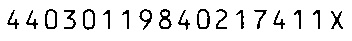
#> input picture core/4c19e00d-c1d2-41a8-bbca-09e20e1a68f5.jpg, 352 x 41 px
$ python -i ocr_operation.py   (imports and definitions only)
#> lines starting #> are read from the running program, lines starting #| are printed output that depends on the picture; after the words box and inside, x2 and y2 are one past the last pixel; in counts of white or black regions, pixels touching at a corner belong together
### core/functions.py
import math
import sys

import numpy as np
import cv2
import pytesseract
sys.path.append("../")
from config import *
pytesseract.pytesseract.tesseract_cmd = TESSERACT_OCR


# 二值化算法大全
class myThreshold():

    # [47 lines left out: functions getMinimumThreshold, __IsDimodal, not called in this run]

    def __getHisGram(self, imgSrc):
        hist_cv = cv2.calcHist([imgSrc], [0], None, [256], [0, 256])
        return hist_cv

    # 一维最大熵
    def get1DMaxEntropyThreshold(self, imgSrc):
        X = Y = Amount = 0
        HistGramD = {}
        MinValue = 0
        MaxValue = 255
        Threshold = 0

        HistGram = self.__getHisGram(imgSrc)

        for i in range(256):
            if HistGram[MinValue] == 0:
                MinValue += 1
            else:
                break

        while MaxValue > MinValue and HistGram[MinValue] == 0:
            MaxValue -= 1

        if (MaxValue == MinValue):
            return MaxValue     # 图像只有一个颜色
        if (MinValue + 1 == MaxValue):
            return MinValue     # 图像只有二个颜色

        for Y in range(MinValue, MaxValue + 1):
            Amount += HistGram[Y]  # 像素总数

        for Y in range(MinValue, MaxValue + 1):
            HistGramD[Y] = HistGram[Y] / Amount + 1e-17

        MaxEntropy = 0.0
        for Y in range(MinValue + 1, MaxValue):
            SumIntegral = 0
            for X in range(MinValue, Y + 1):
                SumIntegral += HistGramD[X]

            EntropyBack = 0
            for X in range(MinValue, Y + 1):
                EntropyBack += (- HistGramD[X] / SumIntegral * math.log(HistGramD[X] / SumIntegral))

            EntropyFore = 0
            for X in range(Y + 1, MaxValue + 1):
                SumI = 1 - SumIntegral
                if SumI < 0:
                    SumI = abs(SumI)
                elif SumI == 0:
                    continue

                EntropyFore += (- HistGramD[X] / (1 - SumIntegral) * math.log(HistGramD[X] / SumI))

            if MaxEntropy < (EntropyBack + EntropyFore):
                Threshold = Y
                MaxEntropy = EntropyBack + EntropyFore

        if Threshold > 5:
            return Threshold - 5  # 存在误差
        return Threshold

    # ISODATA  阈值算法
    # [32 lines left out: function getIsoDataThreshold, not called in this run]

    def getIntermodesThreshold(self, imgSrc):
        HistGram = self.__getHisGram(imgSrc)
        return 126

    # 获取阈值
    def getAlgos(self):
        algos = {
            0: 'getMinimumThreshold',  # 谷底最小值
            1: 'get1DMaxEntropyThreshold',  # 一维最大熵
            2: 'getIsoDataThreshold', # intermeans
            # 3: 'getKittlerMinError', # kittler 最小错误
            4: 'getIntermodesThreshold',  # 双峰平均值的阈值
        }
        return algos


# 图像二值化 传入灰度图
def gray_to_binary(gray, method=1):
    j = method  # 0-5间 阈值获取算法
    thr = myThreshold()
    # 0-5间 阈值获取算法
    algos = thr.getAlgos()[j]
    threshold = getattr(thr, algos)(gray)
    # get 阈值 + 二值化数据
    ret, binary = cv2.threshold(gray, threshold, 255, cv2.THRESH_BINARY)
    return ret, binary


# 根据图片大小算出大致腐蚀or膨胀所需核的大小
def cal_element_size(img):
    sp = img.shape
    width = sp[1]
    kenaly = math.ceil((width / 400.0) * 12)
    kenalx = math.ceil((kenaly / 5.0) * 4)
    a = (int(kenalx), int(kenaly))
    return a


# 查找身份证id可能的区域 存起来
def find_id_regions(img):
    # 返回值
    regions = []

    # 1. 检测所有轮廓  cv2.RETR_LIST 效果不好
    # 但 RETR_TREE 就要做更多筛选 因为内层轮廓还可以继续包含内嵌轮廓
    contours, hierarchy = cv2.findContours(img, cv2.RETR_TREE, cv2.CHAIN_APPROX_SIMPLE)

    # 2. 筛选 遍历获得的所有轮廓
    for i in range(len(contours)):
        cnt = contours[i]
        # 先算该轮廓的px面积
        area = cv2.contourArea(cnt)
        # 抛弃面积太小的
        if(area < 1000):
            continue
        # 找到最小的矩形 调整方向
        rect = cv2.minAreaRect(cnt)
        # 区域高 宽判定
        width = rect[1][0]
        height = rect[1][1]
        # id区域是扁状的 只留下扁的 大致10倍往上18位数字 保险用5吧
        if height > width:
            if height < width * 5:
                continue
        else:
            if width < height * 5:
                continue
        regions.append(rect)
    return regions


# 检查身份证号 有效性
# [116 lines left out: functions is_identi_number, crop_img_by_box, find_chinese_regions, horizontal_projection, not called in this run]


def get_id_nums(regions, gray_img):
    # 二值化处理
    ret, binary = gray_to_binary(gray_img, method=1)
    # 获得身份证id
    card_id=''
    angle = 0
    for rect in regions:
        angle = rect[2]
        # 高、宽、角度标定
        a, b = rect[1]
        if a > b:
            width = a
            height = b
            pts2 = np.float32([[0, height], [0, 0], [width, 0], [width, height]])
        else:  # 反过来的图
            width = b
            height = a
            angle = 90 + angle
            pts2 = np.float32([[width, height], [0, height], [0, 0], [width, 0]])

        # 透视变换
        # 就是视角调整 投影到一个新的视平面
        box = cv2.boxPoints(rect)
        # 透视变换前位置
        pts1 = np.float32(box)
        # 变换矩阵 根据透视前位置和透视后位置计算
        M = cv2.getPerspectiveTransform(pts1, pts2)
        # crop_img 身份证id区域 透视后的图 垂直视角
        crop_img = cv2.warpPerspective(binary, M, (int(width), int(height)))

        # 计算腐蚀和膨胀的核大小
        kenalx = kenaly = int(math.ceil((height / 100.0)))
        # 膨胀和腐蚀操作
        kenal = cv2.getStructuringElement(cv2.MORPH_RECT, (kenalx, kenaly))
        dilation = cv2.dilate(crop_img, kenal, iterations=1)
        erosion = cv2.erode(dilation, kenal, iterations=1)

        # 做OCR识别 要处理特殊空格
        card_id = pytesseract.image_to_string(erosion)

        card_id.replace(" ", "")
        card_id.strip()
        card_id = ''.join(char for char in card_id if char.isalnum())
        if not card_id:
            continue

        if is_identi_number(card_id):
            print('身份证有效')
            return card_id, angle, rect
        else:
            print('无效身份证=', card_id)
            continue
    raise('身份证识别失败！！！')


# 根据提取的区域 识别提取各部分汉字 民族+addr
# [216 lines left out: functions get_chinese_char, chars_cut, _chineseCharHandle, get_name, get_gender_ethic, get_address, not called in this run]

### core/ocr_operation.py
import cv2
import core.functions as func

def detect(path):
    # pathtoimg = r'E:\repository\tansyqinyrproj\uploads\id01.jpg'
    # 读入原图
#> called with path = '4c19e00d-c1d2-41a8-bbca-09e20e1a68f5.jpg'
    img = cv2.imread(path)
#> img is the input picture: shape (41, 352, 3); min 0, max 255, mean 230.6
    CARD_NUM = CARD_NAME = CARD_GENDER = CARD_ETHNIC =  CARD_YEAR =  CARD_MON =  CARD_DAY = CARD_ADDR = ''

    # 1.  转化成灰度图
    gray = cv2.cvtColor(img, cv2.COLOR_BGR2GRAY)

    # 2. 二值化处理
    ret, binary = func.gray_to_binary(gray, method=1)
#> in __getHisGram, `hist_cv = cv2.calcHist([imgSrc], [0], None, [256], [0, 256])`: hist_cv = 256 values, max 11247 at index 255, min 0 at index 7, mean 56.38
#> in get1DMaxEntropyThreshold, `HistGram = self.__getHisGram(imgSrc)`: HistGram has the same summary as hist_cv in __getHisGram
#> after the loop in get1DMaxEntropyThreshold, `for i in range(256):`: MinValue = 0
#> after the loop in get1DMaxEntropyThreshold, `while MaxValue > MinValue and HistGram[MinValue] == 0:`: MaxValue = 255
#> the loop in get1DMaxEntropyThreshold, `for Y in range(MinValue, MaxValue + 1):` made 256 passes
#> Amount on passes 1 to 3: [939], [1117], [1260]
#> after the loop in get1DMaxEntropyThreshold, `for Y in range(MinValue, MaxValue + 1):`: Amount = [14432]
#> after the loop in get1DMaxEntropyThreshold, `for Y in range(MinValue, MaxValue + 1):`: HistGramD = 256 items
#> after the loop in get1DMaxEntropyThreshold, `for Y in range(MinValue + 1, MaxValue):`: Threshold = 253
#> in gray_to_binary, `threshold = getattr(thr, algos)(gray)`: threshold = 248
#> in gray_to_binary, `ret, binary = cv2.threshold(gray, threshold, 255, cv2.THRESH_BINARY)`: binary: shape (41, 352); 90.5% white; black in thin lines or dots, all inside (x1, y1, x2, y2) = (7, 9, 343, 30)
#> ret = 248

    # 3. 形态学处理 膨胀和腐蚀
    a = func.cal_element_size(gray)
#> a = (9, 11)
    element1 = cv2.getStructuringElement(cv2.MORPH_RECT, (2, 2))  # 定义结构元素,MORPH_RECT矩形结构，尺寸2x2，较小尺寸用于去除噪声
    element2 = cv2.getStructuringElement(cv2.MORPH_RECT, a)  # 尺寸较大
    # 膨胀  白色像素扩张 去除较小黑点噪声
    dilation_1 = cv2.dilate(binary, element1, iterations=1)
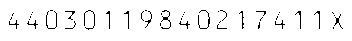
#> dilation_1: shape (41, 352); 95.8% white; black in thin lines or dots, all inside (x1, y1, x2, y2) = (9, 10, 343, 30)
    # 腐蚀  黑色像素扩张 去除毛刺
    erosion_1 = cv2.erode(dilation_1, element1, iterations=1)
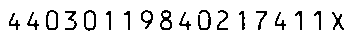
#> erosion_1: shape (41, 352); 90.7% white; black in thin lines or dots, all inside (x1, y1, x2, y2) = (9, 10, 344, 31)
    # 较大腐蚀
    erosion_2 = cv2.erode(erosion_1, element2, iterations=1)
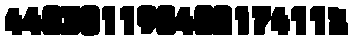
#> erosion_2: shape (41, 352); 43.2% white; 2 white regions (1 under 20 px), largest, box (x1, y1, x2, y2) and area: (0, 0, 352, 41) 6227
    # 小范围膨胀
    dilation_2 = cv2.dilate(erosion_2, element1, iterations=1)
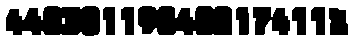
#> dilation_2: shape (41, 352); 48% white; 2 white regions (1 under 20 px)

    # 4. 查找身份证id可能出现在什么区域
    regions = func.find_id_regions(dilation_2)
#> in find_id_regions, `contours, hierarchy = cv2.findContours(img, cv2.RETR_TREE, cv2.CHAIN_A..`: contours = 11 contours, 1 with area under 20; largest, box (x1, y1, x2, y2) and area: (0, 0, 352, 41) 14040, (137, 5, 233, 36) 2554, (5, 5, 101, 37) 2492, (252, 6, 291, 36) 858, (328, 7, 349, 36) 490
#> the loop in find_id_regions, `for i in range(len(contours)):` made 11 passes
#> area on passes 2 to 8: 490.5, 355, 355, 858.5, 346.5, 337.5, 325.5
#> (area, rect, width, height) on passes 9 to 10: (2554, ((184.5, 20), (30, 95), -90), 30, 95), (2492.5, ((52.5, 20.5), (31, 95), -90), 31, 95)
#> after the loop in find_id_regions, `for i in range(len(contours)):`: regions = [((175.5, 20), (40, 351), -90)]
#> regions = [((175.5, 20), (40, 351), -90)]

    # 5. 识别身份证id
    id_num, angle, id_rect = func.get_id_nums(regions, gray)
#> the loop in get1DMaxEntropyThreshold (call 2), `for Y in range(MinValue, MaxValue + 1):` made 256 passes
#> in get_id_nums, `ret, binary = gray_to_binary(gray_img, method=1)`: ret = 248
#> the loop in get_id_nums, `for rect in regions:` made 1 pass
#> (rect, angle, a, b, width, height, pts2, pts1) on pass 1: (((175.5, 20), (40, 351), -90), 0, 40, 351, 351, 40, [[351, 40], [0, 40], [0, 0], [351, 0]], [[351, 40], [-1.22e-15, 40], [0, 0], [351, 0]])
#> pass 1, in get_id_nums, `crop_img = cv2.warpPerspective(binary, M, (int(width), int(height)))`:
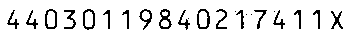
#> crop_img: shape (40, 351); 90.2% white; black in thin lines or dots, all inside (x1, y1, x2, y2) = (7, 9, 343, 30)
    CARD_NUM = id_num
    if(int(id_num[16]) % 2 == 0):
        CARD_GENDER = "女"
    else:
        CARD_GENDER = "男"
    CARD_YEAR = id_num[6:10]
    CARD_MON = id_num[10:12]
    CARD_DAY = id_num[12:14]
    print("CARD_YEAR", CARD_YEAR)
    print("CARD_MON", CARD_MON)
    print("CARD_DAY", CARD_DAY)
    print("CARD_GENDER", CARD_GENDER)

    # 6.  寻找汉字区域
    gray_char_area_img, point, width, height = func.find_chinese_regions(gray, id_rect)  # (gray, id_rect)

    # 7.  识别汉字区域字符
    text_dict = func.get_chinese_char(gray_char_area_img)
    print(text_dict)

    CARD_NAME = text_dict['CARD_NAME']
    CARD_ETHNIC = text_dict['CARD_ETHNIC']
    CARD_ADDR = text_dict['CARD_ADDR']

    ocr_text = {
        'CARD_NUM': CARD_NUM,
        'CARD_NAME': CARD_NAME,
        'CARD_GENDER': CARD_GENDER,
        'CARD_ETHNIC': CARD_ETHNIC,
        'CARD_YEAR': CARD_YEAR,
        'CARD_MON': CARD_MON,
        'CARD_DAY': CARD_DAY,
        'CARD_ADDR': CARD_ADDR
    }

    print(ocr_text)

    # [9 lines of commented-out code are left out]
    return ocr_text

#> (the run stopped early here; a loop or call above may not have finished)
